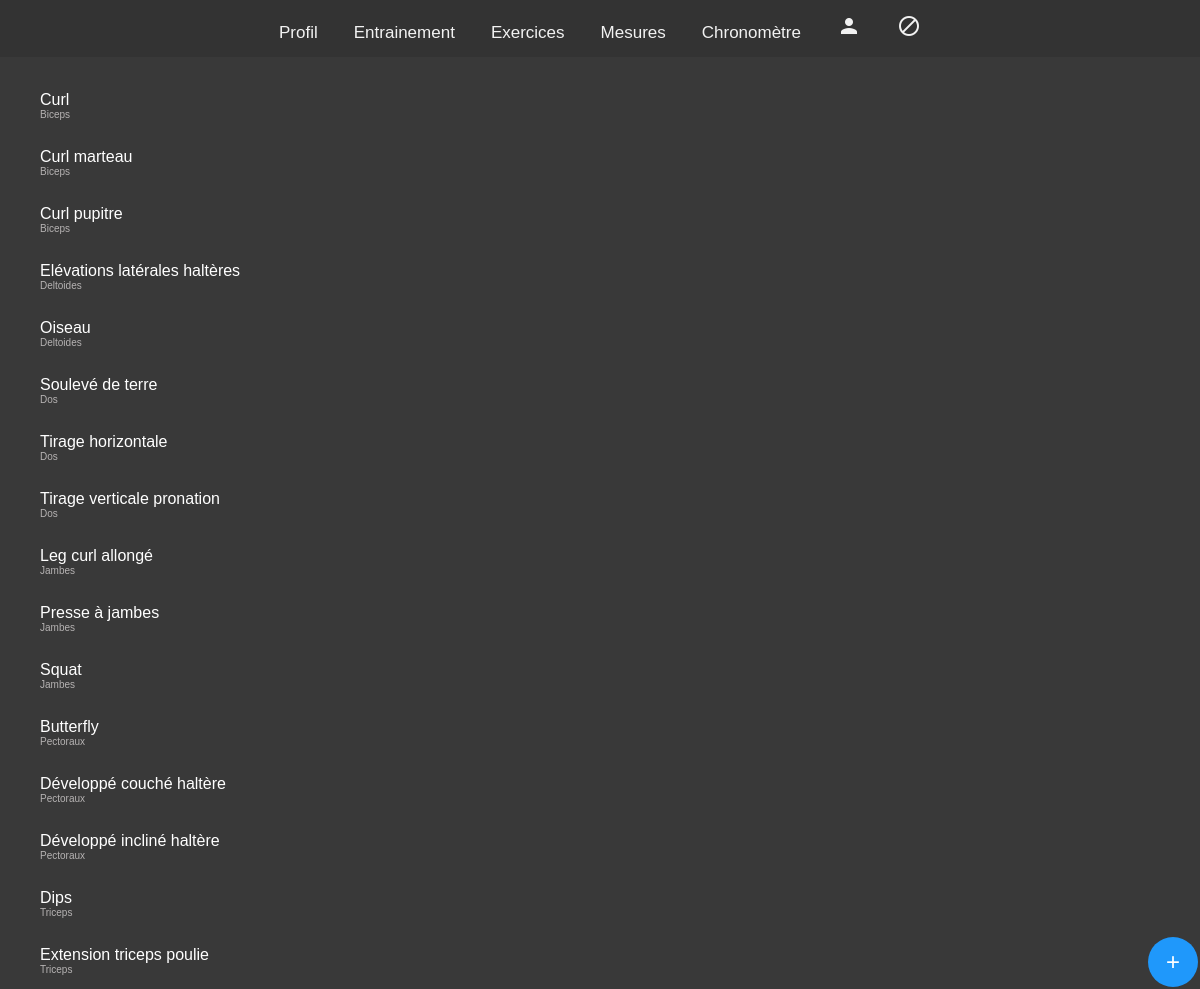
Screenshot of /myexercices.php with the database file from the repository.
### tables this page shows
CREATE TABLE IF NOT EXISTS `my_exercices` (
  `id_exercices` int(11) NOT NULL AUTO_INCREMENT,
  `id_user` int(11) NOT NULL,
  `name_exercices` varchar(300) NOT NULL,
  `description_exercices` text,
  `group_muscu` varchar(30) NOT NULL,
  `type` varchar(30) NOT NULL,
  PRIMARY KEY (`id_exercices`)
);

### myexercices.php (the view, shortened to what this page needs)
<?php require("connexion_bdd.php");
$listExercices = $bdd->query("SELECT * FROM `my_exercices` ORDER BY `group_muscu`,`name_exercices`;");
?>
<!DOCTYPE html>
<html lang="en">
<head>
    <link rel="stylesheet" href="style.css">
</head>
<body>
    <?php require("navbar.php") ?>
    <table>
        <?php
        while ($my_exercices = $listExercices->fetch()) { ?>
            <li>
                <?= $my_exercices['name_exercices'] ?>
                <div class="element">
                    <?= $my_exercices['group_muscu'] ?>
                </div>
            </li>
        <?php } ?>
    </table>
    <button onclick="location.href='addmyexercices.php'" class="button">+</button>
</body>
</html>

### navbar.php (shortened to what this page needs)
<div class="navbar fixed-bottom">
    <a href="http://localhost/carnetV2/public/profil.php">Profil</a>
    <a href="http://localhost/carnetV2/public/entrainement/entrainement.php">Entrainement</a>
    <a href="http://localhost/carnetV2/public/myexercices.php">Exercices</a>
    <a href="http://localhost/carnetV2/public/mesures.php">Mesures</a>
    <a href="http://localhost/carnetV2/public/chronometre.php">Chronomètre</a>
    <a class="user" href="http://localhost/carnetV2/public/"><span class="material-icons">person</span></a>
    <a class="disconnect" href="http://localhost/carnetV2/public/disconnect.php"><span class="material-icons">block</span></a>
</div>

### style.css (style rules this page uses)
body { background-color: rgb(57, 57, 57); margin: 0; }
button { display: inline-block; color: white; border: rgb(31, 152, 251); background-color: rgb(31, 152, 251); margin: 2px; font-size: 24px; cursor: pointer; width: 50px; height: 50px; border-radius: 50%; position: fixed; right: 0; bottom: 0; }
li { width: auto; background-color: rgb(57, 57, 57); color: white; padding: 14px 20px; display: block; position: relative; font-family: Verdana,sans-serif; left: 20px; top: 20px; }
.element { display: flex; flex-direction: row; align-items: center; gap: 20px; font-weight: 100; color: rgb(182, 179, 179); font-size: 10px; font-family: Verdana,sans-serif; }
.navbar { background-color: #333; width: 100%; text-align: center; }
.navbar a { font-family: Verdana,sans-serif; display: block; color: #f2f2f2; text-align: center; padding: 14px 16px; text-decoration: none; font-size: 17px; display: inline-block; }

### rows the page displays
my_exercices: name_exercices "Curl", group_muscu "Biceps"
my_exercices: name_exercices "Curl marteau", group_muscu "Biceps"
my_exercices: name_exercices "Curl pupitre", group_muscu "Biceps"
my_exercices: name_exercices "Elévations latérales haltères", group_muscu "Deltoides"
my_exercices: name_exercices "Oiseau", group_muscu "Deltoides"
my_exercices: name_exercices "Soulevé de terre", group_muscu "Dos"
my_exercices: name_exercices "Tirage horizontale", group_muscu "Dos"
my_exercices: name_exercices "Tirage verticale pronation", group_muscu "Dos"
my_exercices: name_exercices "Leg curl allongé", group_muscu "Jambes"
my_exercices: name_exercices "Presse à jambes", group_muscu "Jambes"
my_exercices: name_exercices "Squat", group_muscu "Jambes"
my_exercices: name_exercices "Butterfly", group_muscu "Pectoraux"
my_exercices: name_exercices "Développé couché haltère", group_muscu "Pectoraux"
my_exercices: name_exercices "Développé incliné haltère", group_muscu "Pectoraux"
my_exercices: name_exercices "Dips", group_muscu "Triceps"
my_exercices: name_exercices "Extension triceps poulie", group_muscu "Triceps"
